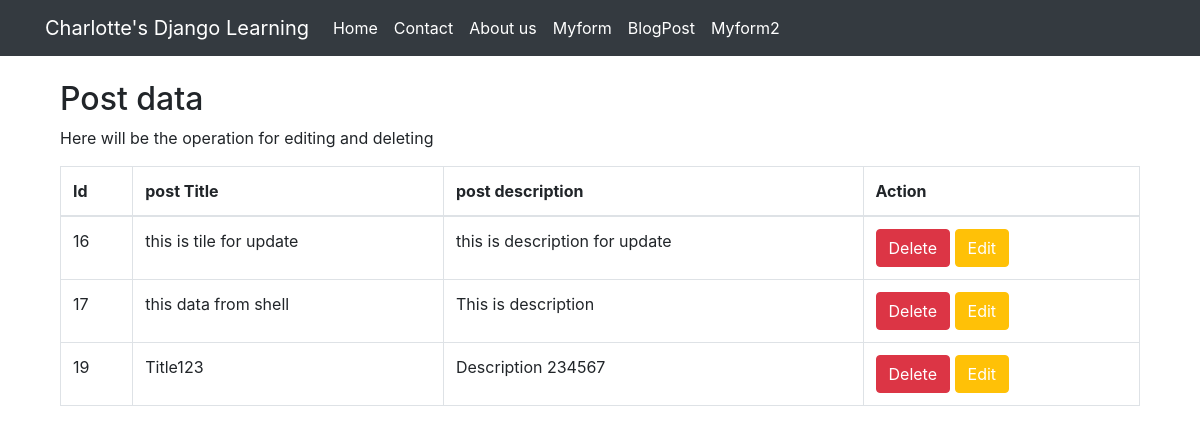
Screenshot of /manage_data/ with the database file from the repository.
### myapp/models.py (models this page shows, shortened)
class Post(models.Model):
    title = models.CharField(max_length=200)
    description = models.TextField()

### myapp/views.py (the view)
# urls.py: path('manage_data/', manage_data),
def manage_data(request):
    if request.method=="GET":
        mydata = Post.objects.all()
        makedictionary = {
            "all_data":mydata
        }
        return render(request, 'manage_data.html', context=makedictionary)

### Template/manage_data.html (shortened to what this page needs)
{% extends "base.html" %}
{% block container %}
<div class="container">
  <h2>Post data</h2>
  <p>Here will be the operation for editing and deleting</p>
  <table class="table table-bordered">
    <thead>
      <tr>
        <th>Id</th>
        <th>post Title</th>
        <th>post description</th>
        <th>Action</th>
      </tr>
    </thead>
    <tbody>
    {% for single_data in all_data %}
      <tr>
        <td>{{ single_data.id }}</td>
        <td>{{ single_data.title }}</td>
        <td>{{ single_data.description }}</td>
        <td><button class="btn btn-danger"><a style="color:white;" href="/delete_post/{{single_data.id}}">Delete</a></button>
            <button class="btn btn-warning"><a style="color:white;" href="/edit_post/{{single_data.id}}">Edit</a></button>
        </td>
      </tr>
    {% endfor %}
    </tbody>
  </table>
</div>
{% endblock %}

### rows the page displays
Post: id "16", title "this is tile for update", description "this is description for update"
Post: id "17", title "this data from shell", description "This is description"
Post: id "19", title "Title123", description "Description 234567"
